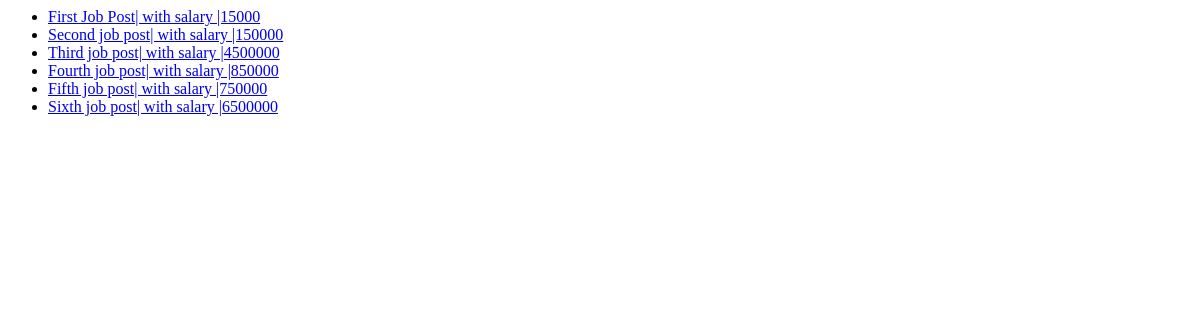
The app's page /, older data.
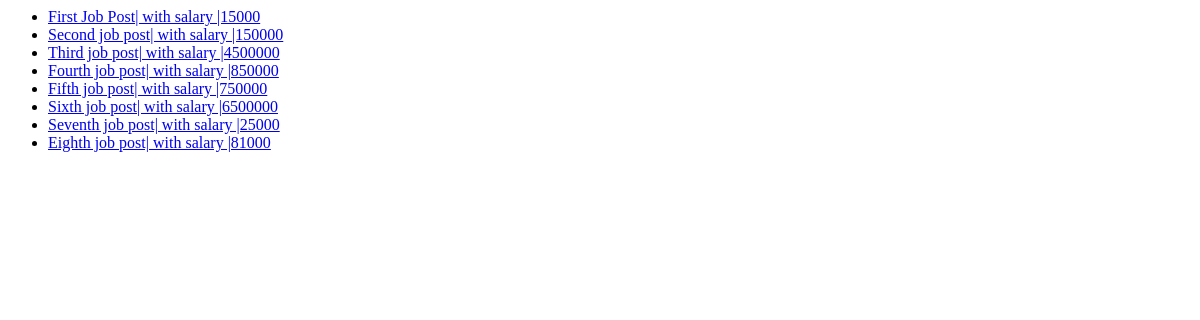
The same page, newer data.
### app/models.py (models this page shows, shortened)
class JobPost(models.Model):
    title = models.CharField(max_length=200)
    description = models.CharField(max_length=200)
    date = models.DateTimeField(auto_now_add=True)
    expiry = models.DateField(null=True)
    salary = models.IntegerField()
    slug = models.SlugField(null=True, max_length=40, unique=True)
    location = models.OneToOneField(Location, on_delete=models.CASCADE, null=True)
    author = models.ForeignKey(Author, on_delete=models.CASCADE, null=True)
    skills = models.ManyToManyField(Skills)
    def __str__(self):
        return f"{self.title}| with salary |{self.salary}"

### app/views.py (the view)
# urls.py: path('', views.job_list, name="jobs_home"),
def job_list(request):
    for j in job_title:
        job_id = job_title.index(j)
        detail_url = reverse("jobs_detail", args=(job_id,))
    jobs = JobPost.objects.all()
    context = {"jobs":jobs}
    return render(request, "app/index.html", context)

### app/templates/app/index.html (shortened to what this page needs)
<ul>
{% for job in jobs %}
    <li>
        <a href="{% url 'jobs_detail' job.id%}" >
            {{job}}
        </a>
    </li>
{% endfor %}
</ul>

Row changes from the older to the newer data that the page shows:
added JobPost: title+salary "Seventh job post| with salary |25000"
added JobPost: title+salary "Eighth job post| with salary |81000"
